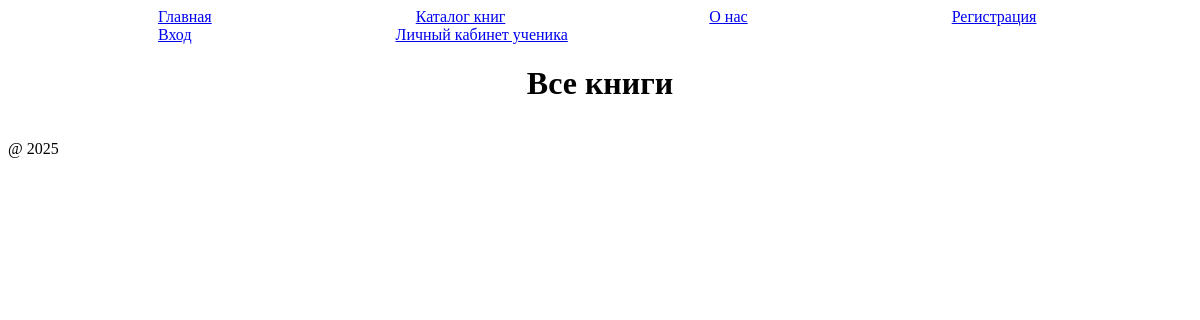
Before: /books with the older database file.
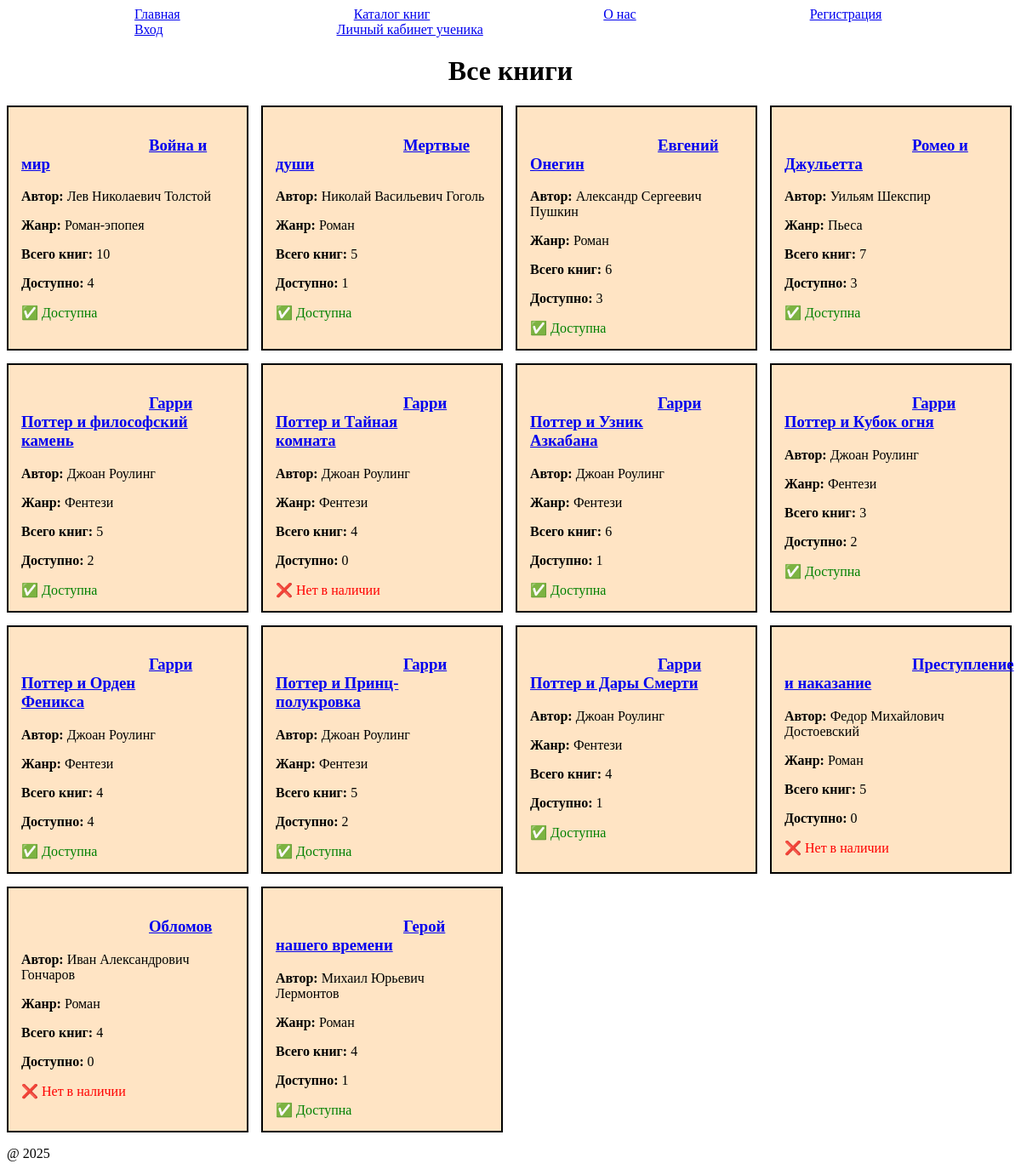
After: the same page with the newer database file.
### library/models.py (models this page shows, shortened)
class Book(models.Model):
    title = models.CharField(max_length=200)
    author = models.ForeignKey(Author, on_delete=models.CASCADE)
    genre = models.ForeignKey(Genre, on_delete=models.SET_NULL, null=True)
    all = models.IntegerField(default=1)
    available = models.IntegerField(default=1)

class Author(models.Model):
    name = models.CharField(max_length=100)
    bio = models.TextField(blank=True, null=True)
    birth_date = models.DateField(blank=True, null=True)
    photo = models.ImageField(upload_to='authors/', blank=True, null=True)

class Genre(models.Model):
    name = models.CharField(max_length=100)

### library/views.py (the view)
# urls.py: path('books', views.list, name='list'),
def list(request):
    books = Book.objects.all()
    return render(request, 'library/book_list.html', {'books': books})

### library/templates/library/book_list.html
{% extends 'library/base.html' %}
{% block content %}
<h1>Все книги</h1>
<div class="conteiner1">
 {% for book in books %}
 <div class="item">
     <h3><a href="{% url 'det' book_id=book.id %}">{{ book.title }}</a></h3>
<p><b>Автор: </b> {{ book.author.name }}</p>
<p><b>Жанр: </b> {{ book.genre.name }}</p>
<p><b>Всего книг: </b> {{ book.all }}</p>
<p><b>Доступно: </b> {{ book.available }}</p>
{% if book.available > 0 %}
  <span style="color: green;">&#9989; Доступна</span>
{% else %}
  <span style="color: red;">&#10060; Нет в наличии</span>
  {% endif %}
</div>
{% endfor %}
</div>
{% endblock %}

### library/templates/library/base.html (shortened to what this page needs)
<!DOCTYPE html>
{% load static %}
<html lang="en">
<head>
     <link rel="stylesheet" href="{% static 'css/style.css' %}">
</head>
<body>
<header>
    <nav>
        <a href="{% url 'index' %}">Главная</a>
    <a href="{% url 'list' %}">Каталог книг</a>
        <a href="{% url 'helper' %}">О нас</a>
        <a href="{% url 'register' %}">Регистрация</a>
        <a href="{% url 'login' %}">Вход</a>
        <a href="{% url 'profile' %}">Личный кабинет ученика</a>
    </nav>
</header>
<main>
    {% block content %}
    {% endblock %}
</main>
<footer>
    <p>@ 2025</p>
</footer>
</body>
</html>

### library/static/css/style.css (style rules this page uses)
a { padding-right: 50px; padding-left: 150px; }
h1 { text-align: center; }
.conteiner1 { display: flex; flex-wrap: wrap; gap: 15px; }
.item { border: 2px solid black; padding: 15px; width: 250px; min-height: 150px; background-color: bisque; }

Changed rows visible on the page:
added Book: title "Война и мир", author.name "Лев Николаевич Толстой", genre.name "Роман-эпопея", all "10", available "4", shows "✅ Доступна"
added Book: title "Мертвые души", author.name "Николай Васильевич Гоголь", genre.name "Роман", all "5", available "1", shows "✅ Доступна"
added Book: title "Евгений Онегин", author.name "Александр Сергеевич Пушкин", genre.name "Роман", all "6", available "3", shows "✅ Доступна"
added Book: title "Ромео и Джульетта", author.name "Уильям Шекспир", genre.name "Пьеса", all "7", available "3", shows "✅ Доступна"
added Book: title "Гарри Поттер и философский камень", author.name "Джоан Роулинг", genre.name "Фентези", all "5", available "2", shows "✅ Доступна"
added Book: title "Гарри Поттер и Тайная комната", author.name "Джоан Роулинг", genre.name "Фентези", all "4", available "0", shows "❌ Нет в наличии"
added Book: title "Гарри Поттер и Узник Азкабана", author.name "Джоан Роулинг", genre.name "Фентези", all "6", available "1", shows "✅ Доступна"
added Book: title "Гарри Поттер и Кубок огня", author.name "Джоан Роулинг", genre.name "Фентези", all "3", available "2", shows "✅ Доступна"
added Book: title "Гарри Поттер и Орден Феникса", author.name "Джоан Роулинг", genre.name "Фентези", all "4", available "4", shows "✅ Доступна"
added Book: title "Гарри Поттер и Принц-полукровка", author.name "Джоан Роулинг", genre.name "Фентези", all "5", available "2", shows "✅ Доступна"
added Book: title "Гарри Поттер и Дары Смерти", author.name "Джоан Роулинг", genre.name "Фентези", all "4", available "1", shows "✅ Доступна"
added Book: title "Преступление и наказание", author.name "Федор Михайлович Достоевский", genre.name "Роман", all "5", available "0", shows "❌ Нет в наличии"
added Book: title "Обломов", author.name "Иван Александрович Гончаров", genre.name "Роман", all "4", available "0", shows "❌ Нет в наличии"
added Book: title "Герой нашего времени", author.name "Михаил Юрьевич Лермонтов", genre.name "Роман", all "4", available "1", shows "✅ Доступна"
